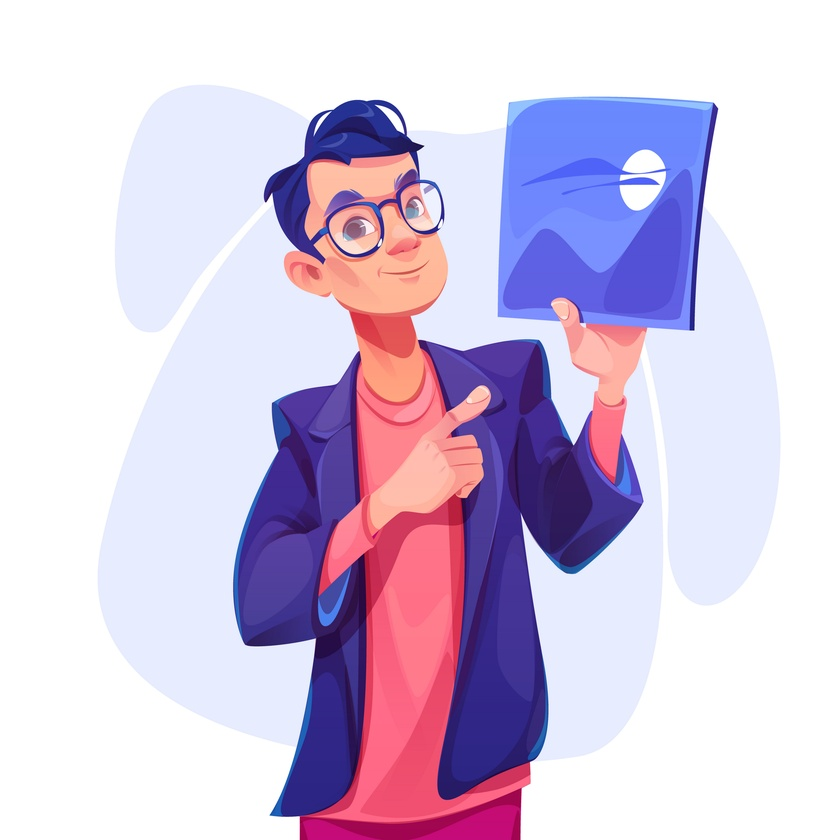
#> input picture PhotoToInvert.jpg, 840 x 840 px, shrunk from 5000 x 5000 before the run
$ python image_rotation.py
#> lines starting #> are read from the running program, lines starting #| are printed output that depends on the picture
"""
A simple script to rotate an image by 90 degrees using the Pillow library.

Requirements:
    pip install pillow

Usage:
    1. Make sure Pillow is installed.
    2. Place your image in the same directory and name it 'PhotoToInvert.jpg'
    3. Run this script:
        python rotate_image.py
    4. The rotated image will be saved as 'InvertedPhoto.jpg'

Author: Sachin Kumar
GitHub: https://github.com/sachin-py
"""

from PIL import Image

input_path = 'PhotoToInvert.jpg'
output_path = 'InvertedPhoto.jpg'

image = Image.open(input_path)
#> image is the input picture: PIL image 840x840 RGB; mean R, G, B 212, 198.2, 223.5
rotate_image = image.rotate(90)
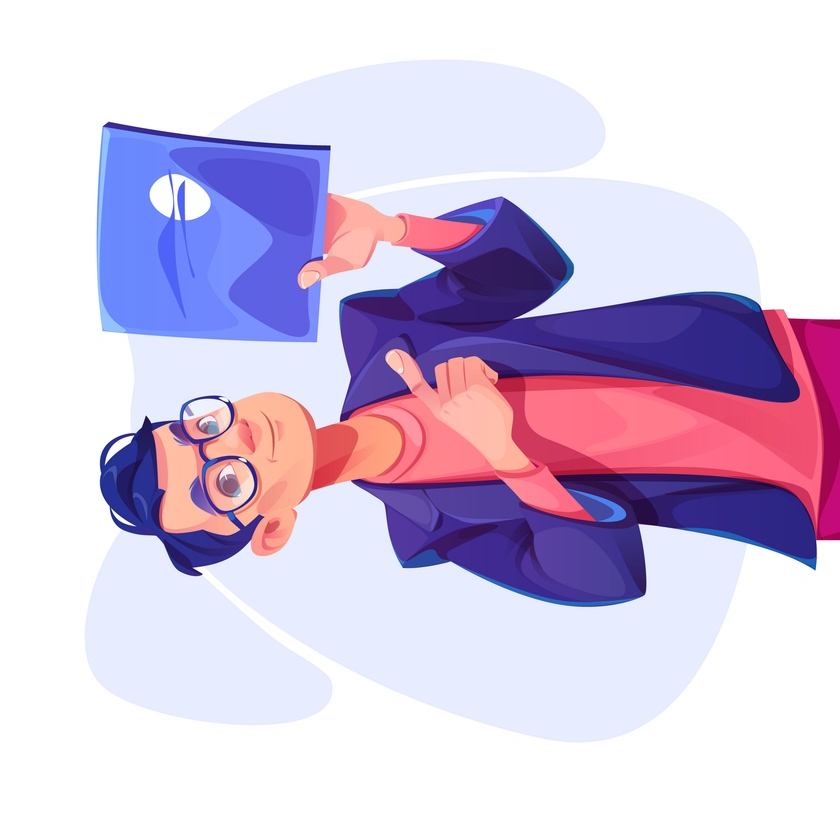
#> rotate_image: PIL image 840x840 RGB; mean R, G, B 212, 198.2, 223.5
rotate_image.save(output_path)
print('Image Rotated')
image.close()
